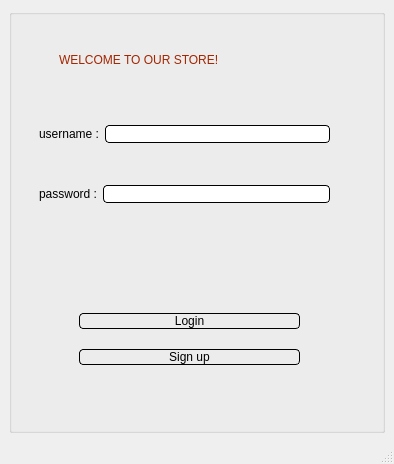
<?xml version="1.0" encoding="UTF-8"?>
<ui version="4.0">
 <class>MainWindow</class>
 <widget class="QMainWindow" name="MainWindow">
  <property name="geometry">
   <rect>
    <x>0</x>
    <y>0</y>
    <width>394</width>
    <height>464</height>
   </rect>
  </property>
  <property name="windowTitle">
   <string>MainWindow</string>
  </property>
  <property name="styleSheet">
   <string notr="true"/>
  </property>
  <widget class="QWidget" name="centralwidget">
   <property name="styleSheet">
    <string notr="true">#login
{
 background: qlineargradient(x1:0, y1:0, x2:1, y2:1,
                stop:0 white, stop: 0.4 rgb(155, 154, 156) stop:0.8 rgb(255, 163, 168));
	font: 75 16pt &quot;Comic Sans MS&quot;;
	color:black;
  	 border-width: 1px;
    border-style: solid;
    border-radius: 4px;
}
#signup
{
background: qlineargradient(x1:0, y1:0, x2:1, y2:1,
                stop:0 white, stop: 0.2 rgb(255, 163, 168) , stop:0.7 rgb(155, 154, 156));
	
	font: 75 16pt &quot;Comic Sans MS&quot;;
color:black;
  	 border-width: 1px;
    border-style: solid;
    border-radius: 4px;
}
QLineEdit
{
	 border-width: 1px;
    border-style: solid;
    border-radius: 4px;
	font: 15pt &quot;Papyrus&quot;;
background-color:rgb(255, 255, 255);
}

#centralwidget
{
background: qconicalgradient(cx:0.5, cy:0.5, angle:30,
                stop:0 white stop:1 rgb(255, 132, 129))
}

QPushButton:hover {
color:white;
}
QLabel
{
color:balack;
}
QTextBrowser
{
	font: 14pt &quot;Comic Sans MS&quot;;
}</string>
   </property>
   <layout class="QGridLayout" name="gridLayout">
    <item row="0" column="0">
     <widget class="QGroupBox" name="welcomepage">
      <property name="styleSheet">
       <string notr="true"/>
      </property>
      <property name="title">
       <string/>
      </property>
      <widget class="QWidget" name="layoutWidget">
       <property name="geometry">
        <rect>
         <x>70</x>
         <y>290</y>
         <width>221</width>
         <height>81</height>
        </rect>
       </property>
       <layout class="QVBoxLayout" name="verticalLayout">
        <item>
         <widget class="QPushButton" name="login">
          <property name="styleSheet">
           <string notr="true"/>
          </property>
          <property name="text">
           <string>Login</string>
          </property>
          <property name="autoDefault">
           <bool>false</bool>
          </property>
         </widget>
        </item>
        <item>
         <widget class="QPushButton" name="signup">
          <property name="text">
           <string>Sign up</string>
          </property>
         </widget>
        </item>
       </layout>
      </widget>
      <widget class="QWidget" name="layoutWidget">
       <property name="geometry">
        <rect>
         <x>30</x>
         <y>80</y>
         <width>291</width>
         <height>151</height>
        </rect>
       </property>
       <layout class="QVBoxLayout" name="verticalLayout_2">
        <item>
         <layout class="QHBoxLayout" name="horizontalLayout">
          <item>
           <widget class="QLabel" name="label">
            <property name="styleSheet">
             <string notr="true">font: 75 14pt &quot;Comic Sans MS&quot;;
</string>
            </property>
            <property name="text">
             <string>username :</string>
            </property>
           </widget>
          </item>
          <item>
           <widget class="QLineEdit" name="username">
            <property name="text">
             <string/>
            </property>
           </widget>
          </item>
         </layout>
        </item>
        <item>
         <layout class="QHBoxLayout" name="horizontalLayout_2">
          <item>
           <widget class="QLabel" name="label_2">
            <property name="styleSheet">
             <string notr="true">font: 75 14pt &quot;Comic Sans MS&quot;;</string>
            </property>
            <property name="text">
             <string>password :</string>
            </property>
           </widget>
          </item>
          <item>
           <widget class="QLineEdit" name="password">
            <property name="text">
             <string/>
            </property>
           </widget>
          </item>
         </layout>
        </item>
       </layout>
      </widget>
      <widget class="QLabel" name="label_3">
       <property name="geometry">
        <rect>
         <x>50</x>
         <y>30</y>
         <width>261</width>
         <height>41</height>
        </rect>
       </property>
       <property name="styleSheet">
        <string notr="true">font: 18pt &quot;Comic Sans MS&quot;;
color:rgb(163, 37, 0)</string>
       </property>
       <property name="text">
        <string>WELCOME TO OUR STORE!</string>
       </property>
      </widget>
     </widget>
    </item>
   </layout>
  </widget>
  <widget class="QMenuBar" name="menubar">
   <property name="geometry">
    <rect>
     <x>0</x>
     <y>0</y>
     <width>394</width>
     <height>24</height>
    </rect>
   </property>
  </widget>
  <widget class="QStatusBar" name="statusbar"/>
 </widget>
 <resources/>
 <connections/>
</ui>
